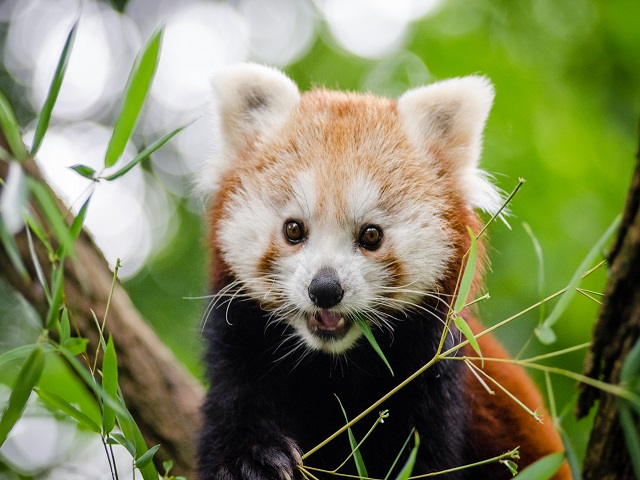
#> input picture Ch2/panda.jpg, 640 x 480 px
$ python Ch2_04.py
#> lines starting #> are read from the running program, lines starting #| are printed output that depends on the picture; after the words box and inside, x2 and y2 are one past the last pixel; in counts of white or black regions, pixels touching at a corner belong together
import cv2
img = cv2.imread("panda.jpg",0)
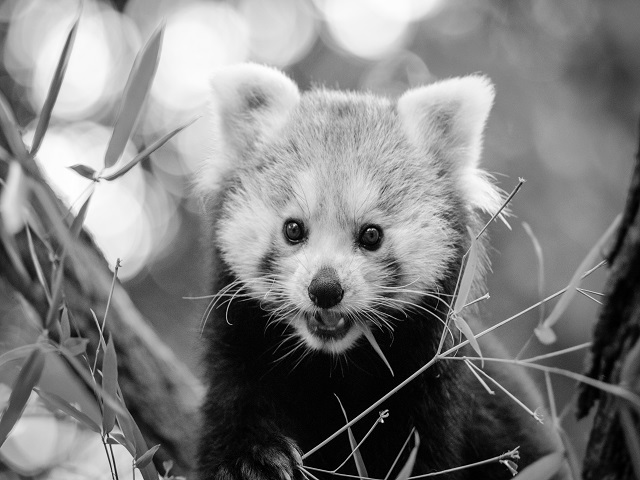
#> img: shape (480, 640); min 0, max 255, mean 127.8
#cv2.imshow("image",img)
ret,thresh = cv2.threshold(img,100,255,cv2.THRESH_BINARY)
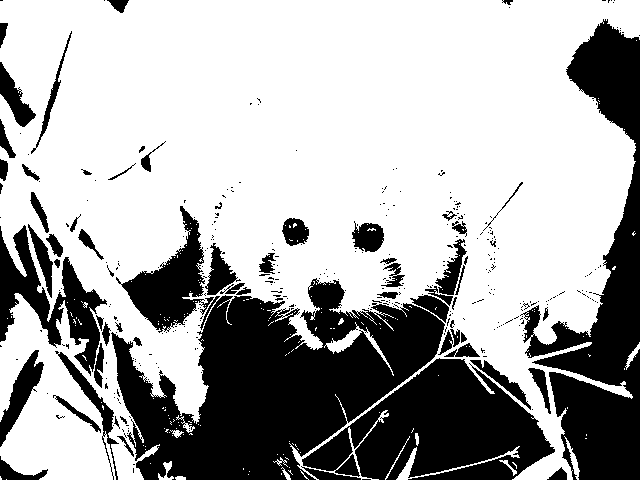
#> thresh: shape (480, 640); 67% white; 373 black regions (310 under 20 px), largest, box (x1, y1, x2, y2) and area: (111, 206, 449, 480) 41537, (520, 19, 640, 480) 22070, (302, 358, 555, 480) 17793
cv2.imshow("CV Threshold",thresh)
k = cv2.waitKey(0)
#> (key Esc is pressed here)
if k == ord('s'):
    cv2.imwrite("newpanda.png",img)
    cv2.destroyAllWindows()
elif k == 27:
    cv2.destroyAllWindows()

$ run again, with Ch2/monkey.jpg copied over Ch2/panda.jpg
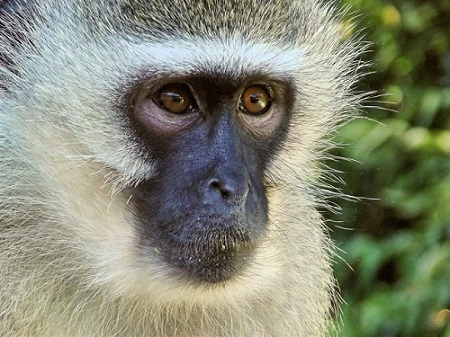
#> input picture Ch2/monkey.jpg, 450 x 337 px
#> `img = cv2.imread("panda.jpg",0)`:
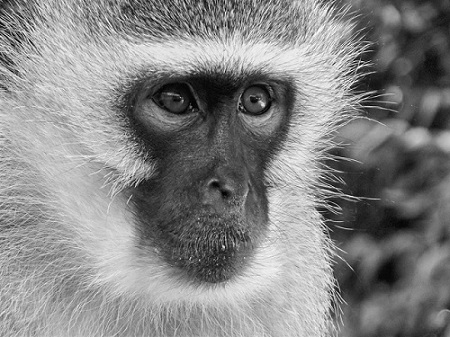
#> img: shape (337, 450); min 0, max 255, mean 133
#> `ret,thresh = cv2.threshold(img,100,255,cv2.THRESH_BINARY)`:
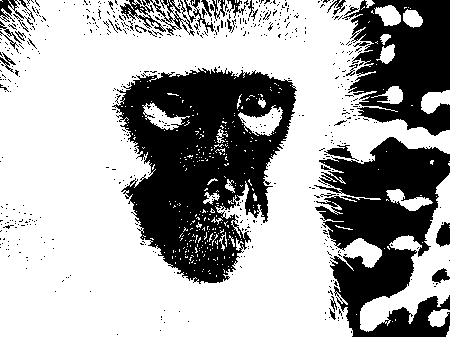
#> thresh: shape (337, 450); 65.6% white; 568 black regions (533 under 20 px), largest, box (x1, y1, x2, y2) and area: (112, 67, 297, 284) 23110, (314, 137, 450, 337) 14973, (342, 0, 450, 136) 9473
